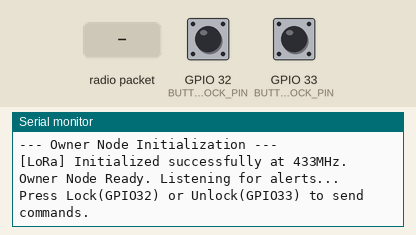
Recording of a sketch running on a simulated ESP32. On the bench: the last lines printed to the serial monitor. Inputs (shaded band) come from the test bench; at power-on: GPIO 32 (BUTTON_LOCK_PIN) HIGH, GPIO 33 (BUTTON_UNLOCK_PIN) HIGH. No radio packets arrive unless stated.

Above: at 1.2 s.
1.3 s: GPIO 32 (BUTTON_LOCK_PIN) pulled LOW for 0.15 s
At 2.0 s:
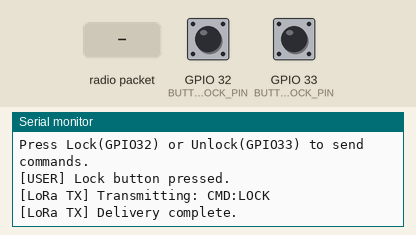
2.9 s: GPIO 33 (BUTTON_UNLOCK_PIN) pulled LOW for 0.15 s
At 4.2 s:
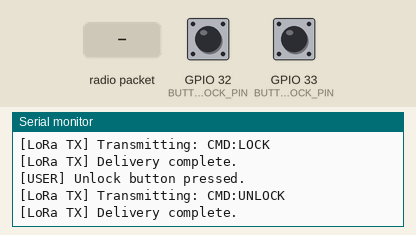
4.5 s: radio packet "ALERT:" arrives
At 4.9 s:
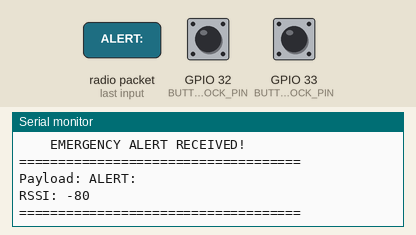
6.0 s: radio packet "INTRUSION" arrives
At 7.2 s:
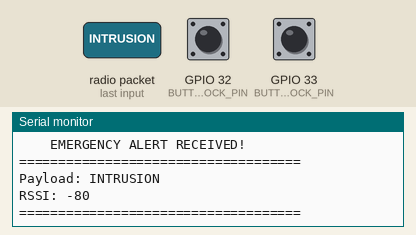
7.5 s: radio packet "IGNITION" arrives
At 8.4 s:
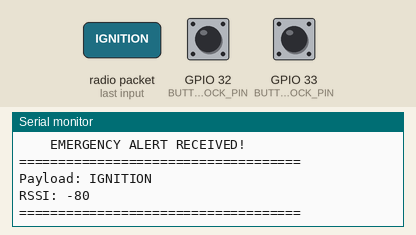
9.0 s: radio packet "LAT:" arrives
At 9.5 s:
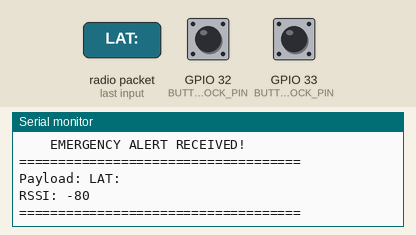

The sketch:

Owner_Node.ino
```cpp
/**
 * Project: CAN Bus Based Vehicle Anti-Theft System
 * File: Owner_Node.ino
 * Description: Remote pager. Receives GPS alerts via LoRa, sends Lock/Unlock commands.
 * Hardware: ESP32, LoRa module, 2x Push Buttons.
 */

#include <Arduino.h>
#include <LoRa.h>

// PIN DEFINITIONS
#define LORA_SS_PIN       18
#define LORA_RST_PIN      14
#define LORA_DIO0_PIN     26
#define BUTTON_LOCK_PIN   32
#define BUTTON_UNLOCK_PIN 33

// DEBOUNCE CONSTANTS
const unsigned long DEBOUNCE_DELAY = 300;
unsigned long lastLockTime = 0;
unsigned long lastUnlockTime = 0;

// FUNCTION PROTOTYPES
void setupLoRa();
void processLoRaReception();
void handleButtons();
void sendCommand(String cmd);

// SETUP ROUTINE
void setup() {
    Serial.begin(115200);
    while (!Serial) delay(10);

    Serial.println("\n--- Owner Node Initialization ---");

    pinMode(BUTTON_LOCK_PIN, INPUT_PULLUP);
    pinMode(BUTTON_UNLOCK_PIN, INPUT_PULLUP);

    setupLoRa();

    Serial.println("Owner Node Ready. Listening for alerts...");
    Serial.println("Press Lock(GPIO32) or Unlock(GPIO33) to send commands.");
}

// MAIN LOOP
void loop() {
    processLoRaReception();
    handleButtons();
}

// LORA INITIALIZATION
void setupLoRa() {
    LoRa.setPins(LORA_SS_PIN, LORA_RST_PIN, LORA_DIO0_PIN);

    if (!LoRa.begin(433E6)) {
        Serial.println("[ERROR] LoRa module not found. Check connections.");
        while (1) delay(100);
    }

    LoRa.setSyncWord(0xF3);
    Serial.println("[LoRa] Initialized successfully at 433MHz.");
}

// RECEPTION HANDLING
void processLoRaReception() {
    int packetSize = LoRa.parsePacket();
    if (packetSize) {
        String incomingData = "";
        while (LoRa.available()) {
            incomingData += (char)LoRa.read();
        }

        Serial.println("\n====================================");
        Serial.println("    EMERGENCY ALERT RECEIVED!       ");
        Serial.println("====================================");
        Serial.print("Payload: ");
        Serial.println(incomingData);
        Serial.print("RSSI: ");
        Serial.println(LoRa.packetRssi());

        if (incomingData.startsWith("ALERT:")) {
            if (incomingData.indexOf("INTRUSION") != -1) {
                Serial.println(">> WARNING: UNAUTHORIZED DOOR/CABIN ENTRY <<");
            }
            else if (incomingData.indexOf("IGNITION") != -1) {
                Serial.println(">> CRITICAL: UNAUTHORIZED IGNITION ATTEMPT <<");
            }

            int latIdx = incomingData.indexOf("LAT:");
            if (latIdx != -1) {
                String coordinates = incomingData.substring(latIdx);
                Serial.println("Vehicle Location: " + coordinates);
                Serial.println("Action Required: Check vehicle or press LOCK button.");
            }
        }
        Serial.println("====================================\n");
    }
}

// TRANSMISSION & BUTTON HANDLING
void handleButtons() {
    unsigned long currentMillis = millis();

    if (digitalRead(BUTTON_LOCK_PIN) == LOW) {
        if (currentMillis - lastLockTime > DEBOUNCE_DELAY) {
            Serial.println("[USER] Lock button pressed.");
            sendCommand("CMD:LOCK");
            lastLockTime = currentMillis;
        }
    }

    if (digitalRead(BUTTON_UNLOCK_PIN) == LOW) {
        if (currentMillis - lastUnlockTime > DEBOUNCE_DELAY) {
            Serial.println("[USER] Unlock button pressed.");
            sendCommand("CMD:UNLOCK");
            lastUnlockTime = currentMillis;
        }
    }
}

void sendCommand(String cmd) {
    Serial.print("[LoRa TX] Transmitting: ");
    Serial.println(cmd);

    LoRa.beginPacket();
    LoRa.print(cmd);
    LoRa.endPacket();

    Serial.println("[LoRa TX] Delivery complete.");
}
```

Measured:
- after the input at 1.3 s, the serial monitor: prints a new line at once (image 1)
- after the input at 2.9 s, the serial monitor: prints a new line at once (image 2)
- after the input at 4.5 s, the serial monitor: prints a new line at once (image 3)
- after the input at 6.0 s, the serial monitor: prints a new line at once (image 4)
- after the input at 7.5 s, the serial monitor: prints a new line at once (image 5)
- after the input at 9.0 s, the serial monitor: prints a new line at once (image 6)
